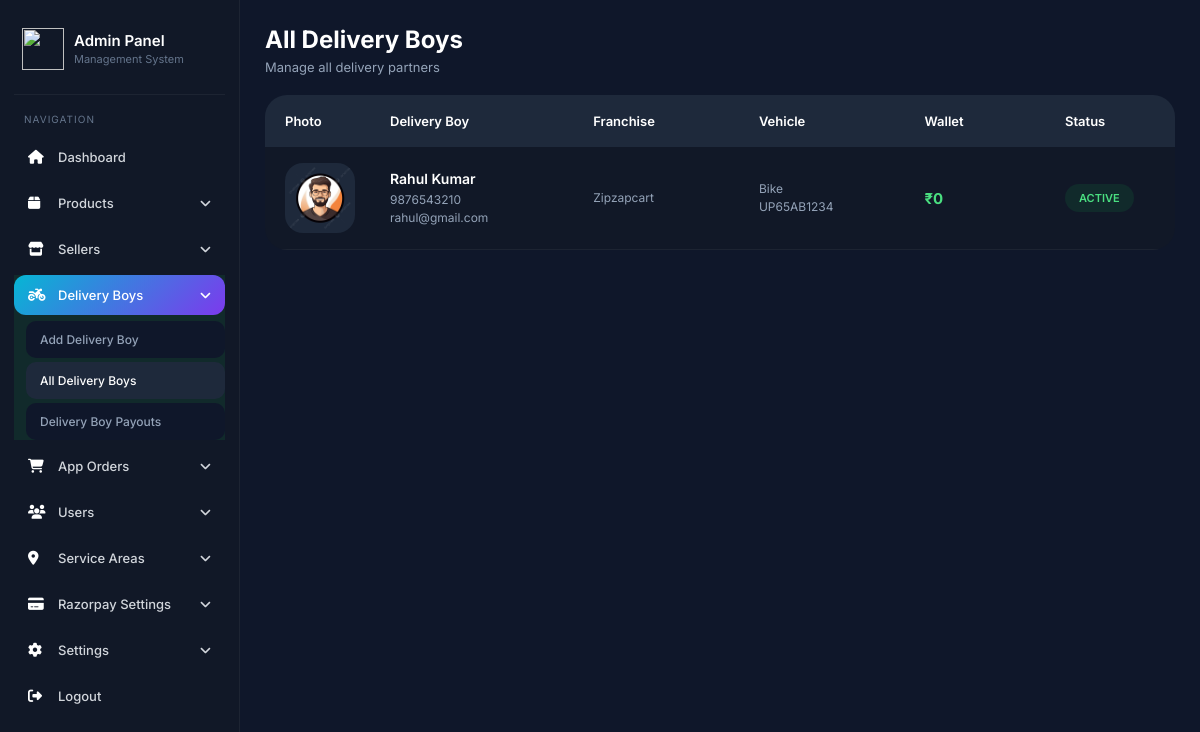
Page /Backend/admin/all-delivery-boys.php (signed in) on the committed database.
### tables this page shows
CREATE TABLE `delivery_boys` (
  `id` int(11) NOT NULL,
  `seller_id` int(11) DEFAULT NULL,
  `name` varchar(150) DEFAULT NULL,
  `phone` varchar(20) DEFAULT NULL,
  `email` varchar(150) DEFAULT NULL,
  `password` varchar(255) DEFAULT NULL,
  `address` text DEFAULT NULL,
  `aadhaar_number` varchar(50) DEFAULT NULL,
  `aadhaar_photo` text DEFAULT NULL,
  `pan_number` varchar(50) DEFAULT NULL,
  `pan_photo` text DEFAULT NULL,
  `profile_photo` text DEFAULT NULL,
  `vehicle_type` varchar(100) DEFAULT NULL,
  `vehicle_name` varchar(150) DEFAULT NULL,
  `vehicle_number` varchar(100) DEFAULT NULL,
  `vehicle_photo` text DEFAULT NULL,
  `driving_license_number` varchar(100) DEFAULT NULL,
  `driving_license_photo` text DEFAULT NULL,
  `latitude` double DEFAULT NULL,
  `longitude` double DEFAULT NULL,
  `wallet_balance` int(11) DEFAULT 0,
  `is_active` tinyint(1) DEFAULT 1,
  `status` varchar(50) DEFAULT 'offline',
  `created_at` timestamp NULL DEFAULT current_timestamp(),
  `updated_at` timestamp NULL DEFAULT current_timestamp() ON UPDATE current_timestamp()
);

CREATE TABLE `seller` (
  `id` int(11) NOT NULL,
  `name` varchar(100) DEFAULT NULL,
  `username` varchar(50) DEFAULT NULL,
  `password` varchar(255) DEFAULT NULL,
  `phone` varchar(20) DEFAULT NULL,
  `email` varchar(100) DEFAULT NULL,
  `address` text DEFAULT NULL,
  `service_pincodes` text DEFAULT NULL,
  `created_at` timestamp NULL DEFAULT current_timestamp()
);

### Backend/admin/all-delivery-boys.php (the view, shortened to what this page needs)
<?php
require_once 'db.php';
$stmt = $pdo->prepare("
    SELECT
        delivery_boys.*,
        seller.name AS franchise_name
    FROM delivery_boys
    LEFT JOIN seller
    ON seller.id = delivery_boys.seller_id
    ORDER BY delivery_boys.id DESC
");
$stmt->execute();
$boys = $stmt->fetchAll();
?>
<!DOCTYPE html>
<html lang="en">
<head>
<link rel="stylesheet" href="https://cdnjs.cloudflare.com/ajax/libs/font-awesome/6.5.2/css/all.min.css">
</head>
<body>
<?php include 'nav.php'; ?>
<div class="main-content">
    <div class="page-header">
        <h1>
            All Delivery Boys
        </h1>
        <p>
            Manage all delivery partners
        </p>
    </div>
    <?php if(count($boys) > 0){ ?>
    <div class="delivery-table">
        <div class="table-head">
            <div>Photo</div>
            <div>Delivery Boy</div>
            <div>Franchise</div>
            <div>Vehicle</div>
            <div>Wallet</div>
            <div>Status</div>
        </div>
        <?php foreach($boys as $boy){ ?>
        <div class="table-row">
            <div class="profile-box">
                <?php if(!empty($boy['profile_photo'])){ ?>
                    <img
                        src="../app/<?php echo $boy['profile_photo']; ?>"
                        alt=""
                    >
                <?php } ?>
            </div>
            <div>
                <div class="delivery-name">
                    <?php echo htmlspecialchars($boy['name']); ?>
                </div>
                <div class="small-text">
                    <?php echo htmlspecialchars($boy['phone']); ?>
                    <br>
                    <?php echo htmlspecialchars($boy['email']); ?>
                </div>
            </div>
            <div class="small-text">
                <?php echo htmlspecialchars($boy['franchise_name']); ?>
            </div>
            <div class="small-text">
                <?php echo htmlspecialchars($boy['vehicle_type']); ?>
                <br>
                <?php echo htmlspecialchars($boy['vehicle_number']); ?>
            </div>
            <div class="wallet">
                ₹<?php echo $boy['wallet_balance']; ?>
            </div>
            <div>
                <span class="status-badge <?php echo $boy['is_active'] ? 'active' : 'inactive'; ?>">
                    <?php echo $boy['is_active'] ? 'Active' : 'Inactive'; ?>
                </span>
            </div>
        </div>
        <?php } ?>
    </div>
    <?php } ?>
</div>
</body>
</html>

### Backend/admin/all-delivery-boys.php (style rules this page uses)
* { margin:0; padding:0; box-sizing:border-box; font-family:'Inter',sans-serif; }
body { background:#0f172a; color:#fff; }
.main-content { margin-left:240px; padding:28px; }
.page-header { margin-bottom:20px; }
.page-header h1 { font-size:24px; margin-bottom:5px; }
.page-header p { font-size:13px; color:#94a3b8; }
.delivery-table { background:#111827; border-radius:22px; overflow:hidden; }
.table-head { display:grid; grid-template-columns: 90px 1.5fr 1.2fr 1.2fr 1fr 120px 120px 160px; gap:15px; padding:18px 20px; background:#1e293b; font-size:13px; font-weight:600; }
.table-row { display:grid; grid-template-columns: 90px 1.5fr 1.2fr 1.2fr 1fr 120px 120px 160px; gap:15px; align-items:center; padding:16px 20px; border-bottom:1px solid rgba(255,255,255,0.05); transition:.3s; }
.profile-box { width:70px; height:70px; border-radius:18px; overflow:hidden; background:#1e293b; }
.profile-box img { width:100%; height:100%; object-fit:cover; }
.delivery-name { font-size:14px; font-weight:600; margin-bottom:4px; }
.small-text { font-size:12px; color:#94a3b8; line-height:1.5; }
.wallet { font-size:15px; font-weight:700; color:#4ade80; }
.status-badge { display:inline-block; padding:7px 14px; border-radius:30px; font-size:11px; font-weight:600; text-transform:uppercase; }
.active { background:#16a34a20; color:#4ade80; }
@media (max-width:1300px) { .delivery-table { overflow-x:auto; } }
@media (max-width:1300px) { .table-head, .table-row { min-width:1250px; } }

### Backend/admin/nav.php (style rules this page uses)
* { margin:0; padding:0; box-sizing:border-box; font-family:'Inter',sans-serif; }
body { background:#0f172a; }
.main-content { margin-left:240px; padding:25px; transition:.3s; }

### rows in the picture
delivery_boys: profile_photo (picture), name "Rahul Kumar", phone "9876543210", email "rahul@gmail.com", seller.name "Zipzapcart", vehicle_type "Bike", vehicle_number "UP65AB1234", wallet_balance "0", is_active "ACTIVE"
